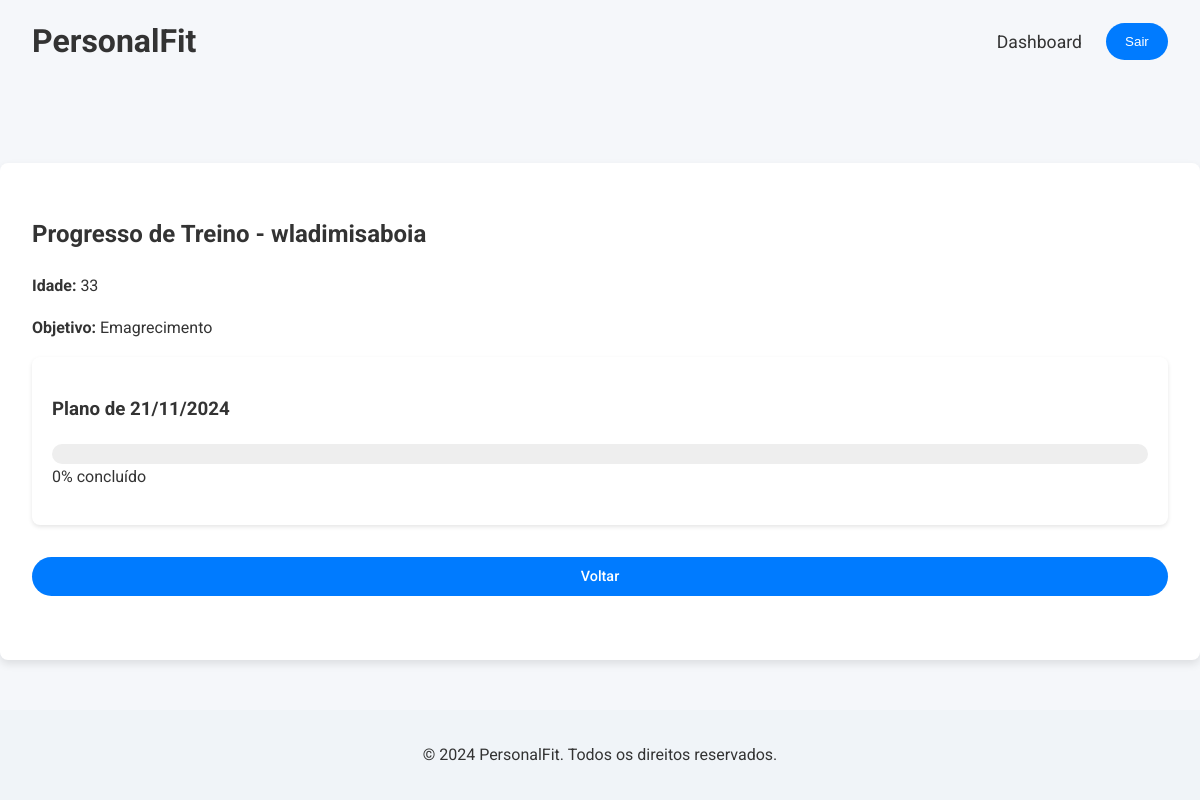
Page /teacher-progress/4/ (signed in) on the earlier database version.
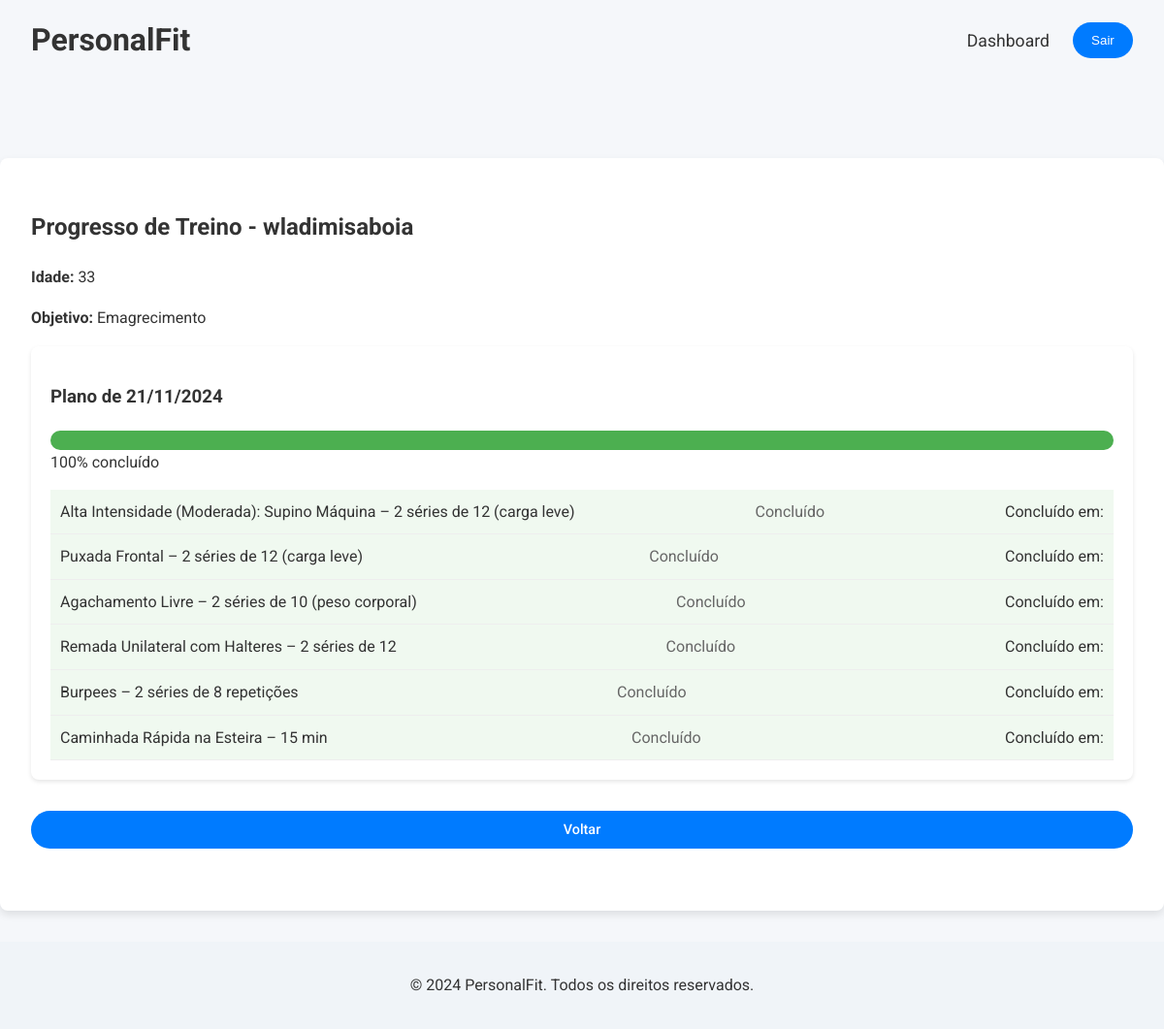
Same page on the later database version.
### pe_evaluation/models.py (models this page shows, shortened)
class Student(models.Model):
    user = models.OneToOneField(User, on_delete=models.CASCADE)
    age = models.IntegerField(null=True, blank=True)
    height = models.FloatField(null=True, blank=True)
    weight = models.FloatField(null=True, blank=True)
    goal = models.CharField(max_length=50, choices=[
        ('Condicionamento Físico', 'Condicionamento Físico'),
        ('Emagrecimento', 'Emagrecimento'),
        ('Ganho de Massa Muscular', 'Ganho de Massa Muscular'),
        ('Melhora da Postura', 'Melhora da Postura'),
        ('Preparação para Testes Físicos', 'Preparação para Testes Físicos'),
        ('Melhoria da Resistência Cardiovascular', 'Melhoria da Resistência Cardiovascular'),
    ], null=True, blank=True)

class TrainingPlan(models.Model):
    student = models.ForeignKey(Student, on_delete=models.CASCADE, related_name='training_plans')
    plan_details = models.TextField()
    created_at = models.DateTimeField(auto_now_add=True)

class ExerciseStatus(models.Model):
    training_plan = models.ForeignKey(TrainingPlan, on_delete=models.CASCADE, related_name='exercise_statuses')
    exercise_description = models.TextField()
    status = models.CharField(max_length=10, choices=[('pending', 'Pendente'), ('completed', 'Concluído')], default='pending')
    created_at = models.DateTimeField(auto_now_add=True)

### pe_evaluation/views.py (the view)
# urls.py: path('teacher-progress/<int:student_id>/', views.teacher_training_progress, name='teacher_training_progress'),
@login_required
@user_passes_test(is_teacher)
def teacher_training_progress(request, student_id):
    student = get_object_or_404(User, id=student_id)
    training_plans = TrainingPlan.objects.filter(student=student.student).order_by('-created_at')
    for plan in training_plans:
        total_exercises = plan.exercise_statuses.count()
        completed_exercises = plan.exercise_statuses.filter(status='completed').count()
        plan.completion_percentage = int((completed_exercises / total_exercises * 100) if total_exercises > 0 else 0)
    return render(request, 'teacher_training_progress.html', {
        'student': student,
        'training_plans': training_plans
    })

### pe_evaluation/views.py (called while the page is built)
def is_teacher(user):
    return user.is_authenticated and (user.is_staff or user.is_superuser)

### pe_evaluation/templates/teacher_training_progress.html (shortened to what this page needs)
{% extends 'base.html' %}
{% load static %}
{% block content %}
<section class="section-modern">
    <div class="dashboard-container">
        <h2>Progresso de Treino - {{ student.username }}</h2>
        <div class="student-info">
            <p><strong>Idade:</strong> {{ student.student.age }}</p>
            <p><strong>Objetivo:</strong> {{ student.student.goal }}</p>
        </div>
        <div class="training-progress">
            {% for plan in training_plans %}
                <div class="plan-card">
                    <h3>Plano de {{ plan.created_at|date:"d/m/Y" }}</h3>
                    <div class="progress-summary">
                        <div class="progress-bar">
                            <div class="progress" style="width: {{ plan.completion_percentage }}%"></div>
                        </div>
                        <span>{{ plan.completion_percentage }}% concluído</span>
                    </div>
                    <div class="exercises-list">
                        {% for exercise in plan.exercise_statuses.all %}
                            <div class="exercise-item {% if exercise.status == 'completed' %}completed{% endif %}">
                                <span class="exercise-name">{{ exercise.exercise_description }}</span>
                                <span class="exercise-status">{{ exercise.get_status_display }}</span>
                                <span class="exercise-date">
                                    {% if exercise.status == 'completed' %}
                                        Concluído em: {{ exercise.updated_at|date:"d/m/Y" }}
                                    {% endif %}
                                </span>
                            </div>
                        {% endfor %}
                    </div>
                </div>
            {% empty %}
                <p>Nenhum plano de treino atribuído ainda.</p>
            {% endfor %}
        </div>
        <a href="{% url 'teacher_students' %}" class="btn back-button">Voltar</a>
    </div>
</section>
{% endblock %}

### pe_evaluation/templates/base.html (shortened to what this page needs)
{% load static %}
<!DOCTYPE html>
<html lang="pt-BR">
<head>
    <link rel="stylesheet" href="{% static 'css/style.css' %}">
</head>
<body>
    <header class="header-modern">
        <nav class="nav-transparent">
            <div class="logo">PersonalFit</div>
            <ul>
                {% if user.is_authenticated %}
                    {% if user.is_staff %}
                        <li><a href="{% url 'teacher_dashboard' %}">Dashboard</a></li>
                    {% else %}
                        <li><a href="{% url 'student_dashboard' %}">Dashboard</a></li>
                    {% endif %}
                    <li>
                        <form method="post" action="{% url 'logout' %}" style="display: inline;">
                            <button type="submit" class="btn">Sair</button>
                        </form>
                    </li>
                {% else %}
                    <li><a href="{% url 'login' %}" class="btn">Entrar</a></li>
                    <li><a href="{% url 'register' %}" class="btn btn-primary">Cadastrar</a></li>
                {% endif %}
            </ul>
        </nav>
    </header>
    <main>
        {% block content %}{% endblock %}
    </main>
    <footer class="footer-modern">
        <p>&copy; 2024 PersonalFit. Todos os direitos reservados.</p>
    </footer>
</body>
</html>

### pe_evaluation/static/css/style.css (style rules this page uses)
body { margin: 0; font-family: 'Roboto', sans-serif; color: #333; line-height: 1.6; background-color: #f5f7fa; display: flex; flex-direction: column; min-height: 100vh; }
.header-modern { background-color: transparent; padding: 1rem 2rem; position: relative; width: 100%; box-sizing: border-box; z-index: 100; }
.nav-transparent { display: flex; justify-content: space-between; align-items: center; max-width: 1200px; margin: 0 auto; width: 100%; }
.logo { font-size: 2rem; font-weight: 700; color: #333; }
nav ul { list-style: none; display: flex; align-items: center; gap: 1.5rem; margin: 0; padding: 0; }
nav ul li a { color: #333; text-decoration: none; font-size: 1.1rem; transition: color 0.3s; }
.btn { background-color: #007BFF; color: #fff; padding: 0.7rem 1.2rem; border: none; border-radius: 50px; cursor: pointer; text-decoration: none; font-weight: 500; transition: background-color 0.3s; }
.dashboard-container { max-width: 1200px; margin: 5rem auto 2rem auto; padding: 2rem; background: #fff; border-radius: 8px; box-shadow: 0 4px 8px rgba(0, 0, 0, 0.1); }
.footer-modern { text-align: center; padding: 1rem 0; background-color: #f0f4f8; margin-top: auto; }
.back-button { display: block; margin: 2rem auto; text-align: center; padding: 0.5rem 1rem; font-size: 0.9rem; border-radius: 25px; }

### pe_evaluation/templates/teacher_training_progress.html (style rules this page uses)
.plan-card { background: #fff; padding: 20px; margin-bottom: 20px; border-radius: 8px; box-shadow: 0 2px 4px rgba(0,0,0,0.1); }
.progress-summary { margin: 15px 0; }
.progress-bar { background: #eee; height: 20px; border-radius: 10px; overflow: hidden; }
.progress { background: #4CAF50; height: 100%; transition: width 0.3s ease; }
.exercises-list { margin-top: 15px; }
.exercise-item { display: flex; justify-content: space-between; padding: 10px; border-bottom: 1px solid #eee; }
.exercise-item.completed { background-color: #f0f9f0; }
.exercise-status { color: #666; }

Differences in the rows shown:
removed TrainingPlan: created_at "21/11/2024", completion_percentage "0"
added TrainingPlan: created_at "21/11/2024", completion_percentage "100"
added ExerciseStatus: exercise_description "Alta Intensidade (Moderada): Supino Máquina – 2 séries de 12 (carga leve)", status "Concluído"
added ExerciseStatus: exercise_description "Puxada Frontal – 2 séries de 12 (carga leve)", status "Concluído"
added ExerciseStatus: exercise_description "Agachamento Livre – 2 séries de 10 (peso corporal)", status "Concluído"
added ExerciseStatus: exercise_description "Remada Unilateral com Halteres – 2 séries de 12", status "Concluído"
added ExerciseStatus: exercise_description "Burpees – 2 séries de 8 repetições", status "Concluído"
added ExerciseStatus: exercise_description "Caminhada Rápida na Esteira – 15 min", status "Concluído"
